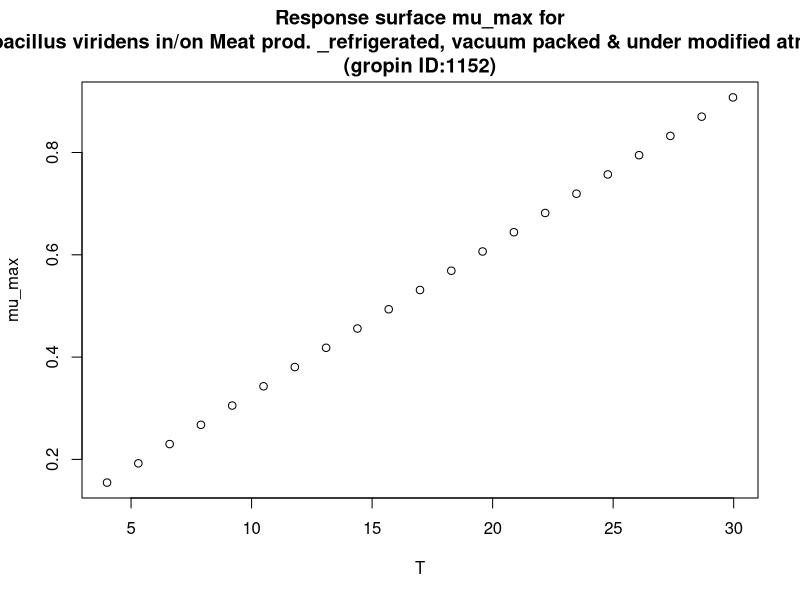

Write R code to recreate this figure.
#############################
# start of Parameter script
#############################
T <- seq(4.004,29.97002997003,length.out=21)
#############################
# end of Parameter script
#############################
############################# 
# start of Model script Gropin ID 1152 
#############################
 
# constant coefficients for this model
 
variables <- data.frame(T)
argumentsPar <- expand.grid(variables)
 
# heart of the model
response_surface <- function(T) {
   mumax <-0.029*(T+1.33)

return(mumax=mumax)
} 

# output parameters
mumax <- cbind(argumentsPar,response_surface(argumentsPar['T']))
colnames(mumax) <- c(colnames(argumentsPar),'mumax')
#############################
# End of Model script
#############################
############################# 
# start of Visualisation script Gropin ID 1152 
#############################
plot(T,mumax$mumax,
                          xlab='T',
                          ylab='mu_max',main='Response surface mu_max for
Lactobacillus viridens in/on Meat prod. _refrigerated, vacuum packed & under modified atmosphere_
(gropin ID:1152)')
#############################
# End of Visualisation script
#############################
